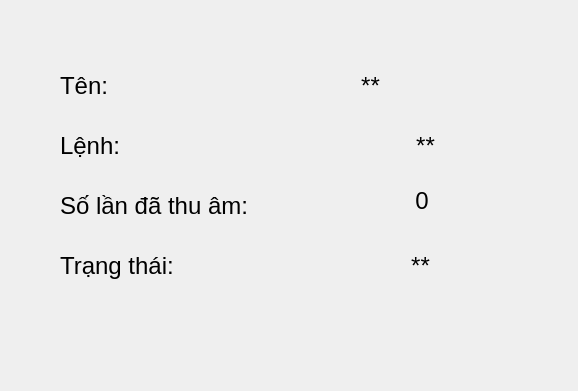
<?xml version="1.0" encoding="UTF-8"?>
<ui version="4.0">
 <class>CountingDialog</class>
 <widget class="QDialog" name="CountingDialog">
  <property name="geometry">
   <rect>
    <x>0</x>
    <y>0</y>
    <width>578</width>
    <height>391</height>
   </rect>
  </property>
  <property name="windowTitle">
   <string>Nhìn vào đây!</string>
  </property>
  <widget class="QLabel" name="command_label">
   <property name="geometry">
    <rect>
     <x>60</x>
     <y>130</y>
     <width>71</width>
     <height>31</height>
    </rect>
   </property>
   <property name="font">
    <font>
     <pointsize>18</pointsize>
    </font>
   </property>
   <property name="text">
    <string>Lệnh:</string>
   </property>
  </widget>
  <widget class="QLabel" name="times_remain_label">
   <property name="geometry">
    <rect>
     <x>60</x>
     <y>190</y>
     <width>211</width>
     <height>31</height>
    </rect>
   </property>
   <property name="font">
    <font>
     <pointsize>18</pointsize>
    </font>
   </property>
   <property name="text">
    <string>Số lần đã thu âm:</string>
   </property>
  </widget>
  <widget class="QLabel" name="command_lbl">
   <property name="geometry">
    <rect>
     <x>330</x>
     <y>130</y>
     <width>191</width>
     <height>31</height>
    </rect>
   </property>
   <property name="font">
    <font>
     <pointsize>18</pointsize>
    </font>
   </property>
   <property name="text">
    <string>**</string>
   </property>
   <property name="alignment">
    <set>Qt::AlignCenter</set>
   </property>
  </widget>
  <widget class="QLabel" name="times_remain_lbl">
   <property name="geometry">
    <rect>
     <x>390</x>
     <y>190</y>
     <width>64</width>
     <height>21</height>
    </rect>
   </property>
   <property name="font">
    <font>
     <pointsize>18</pointsize>
    </font>
   </property>
   <property name="text">
    <string>0</string>
   </property>
   <property name="alignment">
    <set>Qt::AlignCenter</set>
   </property>
  </widget>
  <widget class="QLabel" name="status_label">
   <property name="geometry">
    <rect>
     <x>60</x>
     <y>250</y>
     <width>131</width>
     <height>31</height>
    </rect>
   </property>
   <property name="font">
    <font>
     <pointsize>18</pointsize>
    </font>
   </property>
   <property name="text">
    <string>Trạng thái:</string>
   </property>
  </widget>
  <widget class="QLabel" name="status_lbl">
   <property name="geometry">
    <rect>
     <x>300</x>
     <y>250</y>
     <width>241</width>
     <height>31</height>
    </rect>
   </property>
   <property name="font">
    <font>
     <pointsize>18</pointsize>
    </font>
   </property>
   <property name="text">
    <string>**</string>
   </property>
   <property name="alignment">
    <set>Qt::AlignCenter</set>
   </property>
  </widget>
  <widget class="QLabel" name="name_label">
   <property name="geometry">
    <rect>
     <x>60</x>
     <y>70</y>
     <width>64</width>
     <height>31</height>
    </rect>
   </property>
   <property name="font">
    <font>
     <pointsize>18</pointsize>
    </font>
   </property>
   <property name="text">
    <string>Tên:</string>
   </property>
  </widget>
  <widget class="QLabel" name="name_lbl">
   <property name="geometry">
    <rect>
     <x>190</x>
     <y>70</y>
     <width>361</width>
     <height>31</height>
    </rect>
   </property>
   <property name="font">
    <font>
     <pointsize>18</pointsize>
    </font>
   </property>
   <property name="text">
    <string>**</string>
   </property>
   <property name="alignment">
    <set>Qt::AlignCenter</set>
   </property>
  </widget>
 </widget>
 <resources/>
 <connections/>
</ui>
